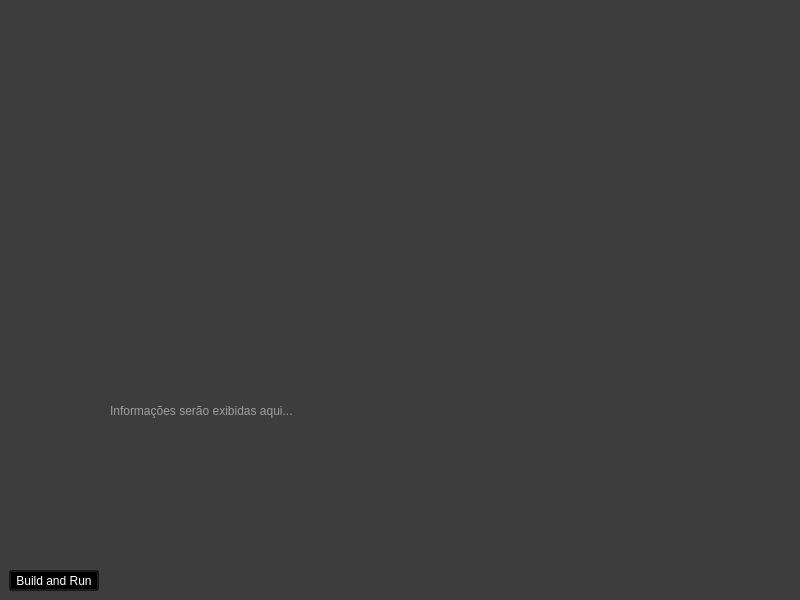
<?xml version="1.0" encoding="UTF-8"?>
<ui version="4.0">
 <class>MainWindow</class>
 <widget class="QMainWindow" name="MainWindow">
  <property name="geometry">
   <rect>
    <x>0</x>
    <y>0</y>
    <width>800</width>
    <height>600</height>
   </rect>
  </property>
  <property name="windowTitle">
   <string>SKYY Codka</string>
  </property>
  <property name="windowIcon">
   <iconset resource="resource.qrc">
    <normaloff>:/Icons/SoftwareIcon.png</normaloff>:/Icons/SoftwareIcon.png</iconset>
  </property>
  <property name="styleSheet">
   <string notr="true">#MainWindow{
	background-color: rgb(61, 61, 61);
}

QToolButton{
	background-color: rgba(0, 0, 0, 20%);
	font: 20px 'EngraversGothic BT';
	color: White;
}

QLineEdit{
	font: 20px 'EngraversGothic BT';
}

QTextEdit{
	background: transparent;
	font: 15px 'EngraversGothic BT';
	color: White;
}</string>
  </property>
  <widget class="QWidget" name="centralwidget">
   <layout class="QHBoxLayout" name="horizontalLayout">
    <item>
     <layout class="QVBoxLayout" name="verticalLayout">
      <item>
       <spacer name="verticalSpacer">
        <property name="orientation">
         <enum>Qt::Vertical</enum>
        </property>
        <property name="sizeHint" stdset="0">
         <size>
          <width>20</width>
          <height>40</height>
         </size>
        </property>
       </spacer>
      </item>
      <item>
       <widget class="QToolButton" name="buttonBuildRun">
        <property name="maximumSize">
         <size>
          <width>130</width>
          <height>130</height>
         </size>
        </property>
        <property name="text">
         <string>Build and Run</string>
        </property>
        <property name="icon">
         <iconset resource="resource.qrc">
          <normaloff>:/Icons/Socialism.png</normaloff>:/Icons/Socialism.png</iconset>
        </property>
        <property name="iconSize">
         <size>
          <width>80</width>
          <height>80</height>
         </size>
        </property>
        <property name="toolButtonStyle">
         <enum>Qt::ToolButtonTextUnderIcon</enum>
        </property>
       </widget>
      </item>
     </layout>
    </item>
    <item>
     <layout class="QVBoxLayout" name="verticalLayout_2">
      <item>
       <widget class="QWidget" name="widget" native="true">
        <property name="sizePolicy">
         <sizepolicy hsizetype="Expanding" vsizetype="Expanding">
          <horstretch>0</horstretch>
          <verstretch>0</verstretch>
         </sizepolicy>
        </property>
       </widget>
      </item>
      <item>
       <widget class="QTextEdit" name="textMessages">
        <property name="sizePolicy">
         <sizepolicy hsizetype="Expanding" vsizetype="Preferred">
          <horstretch>0</horstretch>
          <verstretch>0</verstretch>
         </sizepolicy>
        </property>
        <property name="focusPolicy">
         <enum>Qt::NoFocus</enum>
        </property>
        <property name="acceptDrops">
         <bool>false</bool>
        </property>
        <property name="textInteractionFlags">
         <set>Qt::TextSelectableByMouse</set>
        </property>
        <property name="placeholderText">
         <string>Informações serão exibidas aqui...</string>
        </property>
       </widget>
      </item>
     </layout>
    </item>
   </layout>
  </widget>
 </widget>
 <resources>
  <include location="resource.qrc"/>
 </resources>
 <connections/>
</ui>
